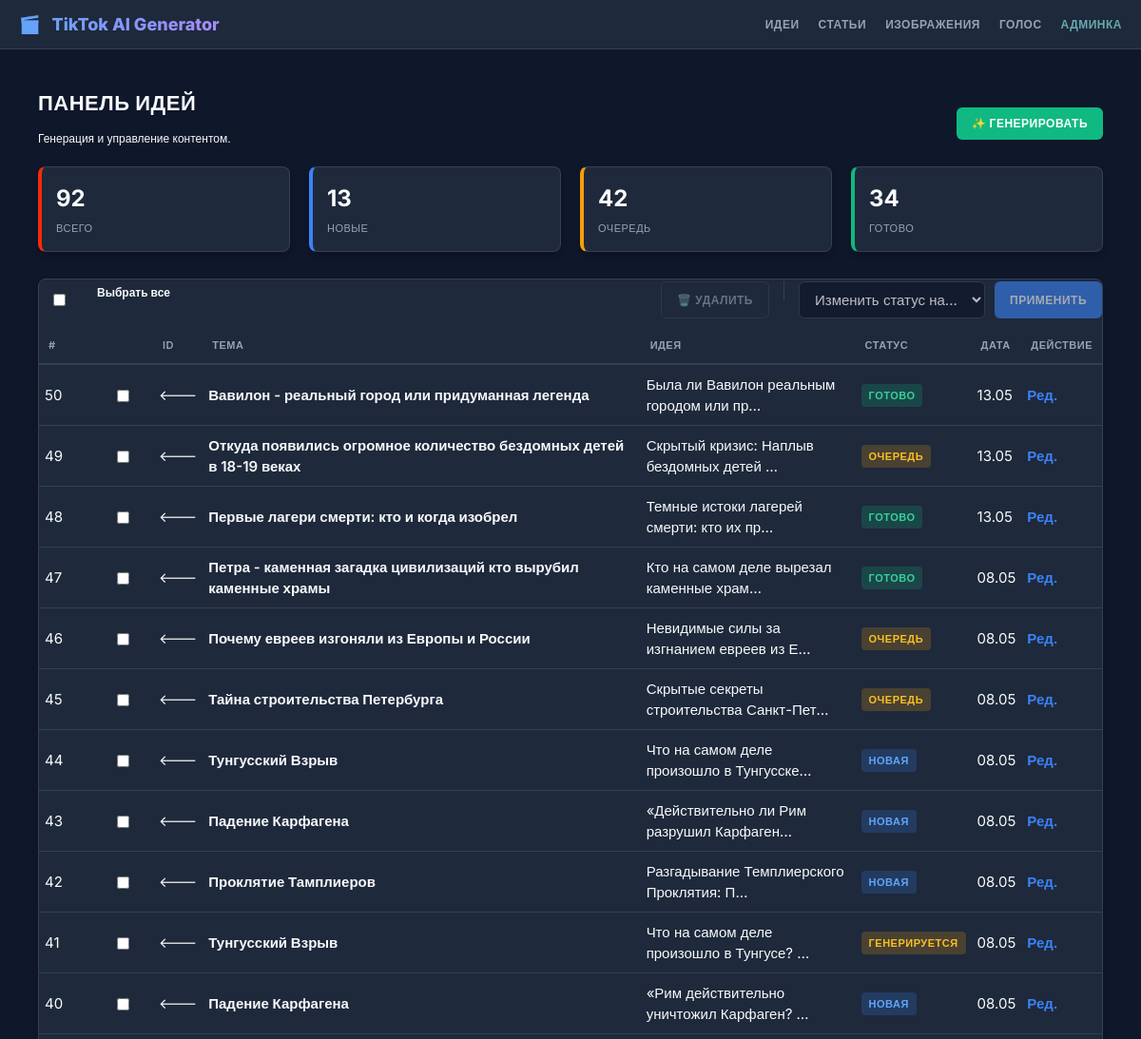
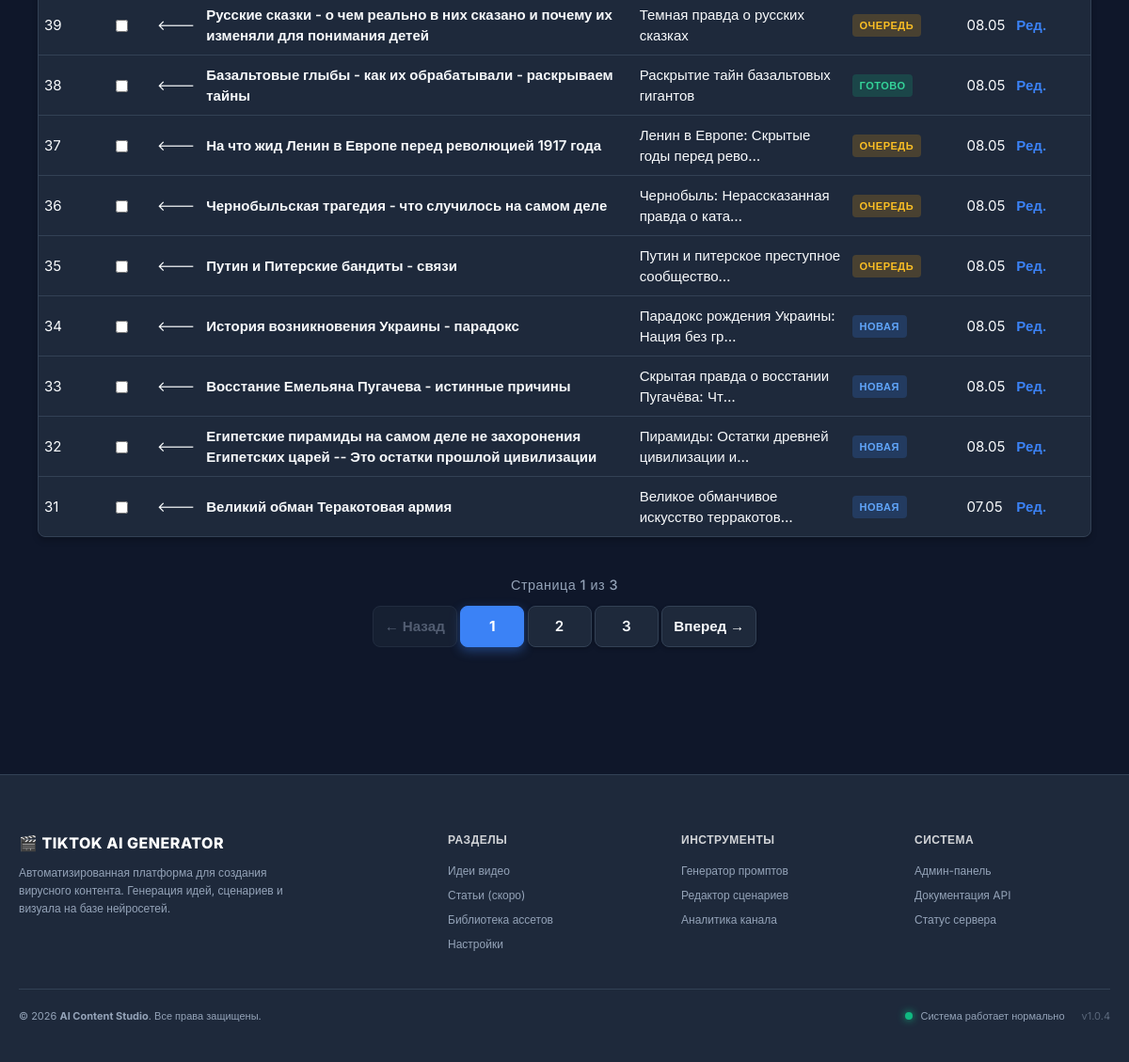
Page /topics/ on the committed database (2 pictures, top to bottom).
### topics/models.py (models this page shows, shortened)
class VideoProject(models.Model):
    STATUS_CHOICES = [
        ('pending', 'В очереди'),
        ('processing', 'Генерируется'),
        ('completed', 'Готово'),
        ('failed', 'Ошибка'),
    ]
    topic = models.CharField("Тема видео", max_length=255)
    angle = models.TextField(
        "Ракурс / Парадокс", help_text="Основная идея или технологический парадокс")
    notes = models.TextField(
        "Заметки / Факты", help_text="Детальные факты, даты, имена, вопросы для исследования")
    status = models.CharField("Статус", max_length=20,
                              choices=STATUS_CHOICES, default='pending')
    output_file = models.FileField(
        "Готовое видео", upload_to='videos/', null=True, blank=True)
    idea_style = models.CharField(
        "Код промпта", max_length=100, null=True, blank=True)
    created_at = models.DateTimeField("Дата создания", auto_now_add=True)
    updated_at = models.DateTimeField("Дата обновления", auto_now=True)
    class Meta:
        verbose_name = "Идея"
        verbose_name_plural = "Идеи"
        ordering = ['-created_at']

### topics/views.py (the view, shortened to what this page needs)
# urls.py: path('', views.article_dashboard, name='dashboard'),
def dashboard(request):
    stats = {
        'total': VideoProject.objects.count(),
        'new': VideoProject.objects.filter(status='new').count(),
        'pending': VideoProject.objects.filter(status='pending').count(),
        'done': VideoProject.objects.filter(status='completed').count(),
    }
    ideas = VideoProject.objects.all().order_by('-created_at')[:50]
    page_number = request.GET.get('page', 1)
    paginator = Paginator(ideas, 20)
    try:
        ideas_page = paginator.page(page_number)
    except PageNotAnInteger:
        ideas_page = paginator.page(1)
    except EmptyPage:
        ideas_page = paginator.page(paginator.num_pages)
    total_count = ideas.count()  # Общее количество идей
    per_page = 20                # Количество на странице
    start_num = total_count - ((ideas_page.number - 1) * per_page)
    count_on_page = len(ideas_page.object_list)
    end_num = start_num - count_on_page + 1
    if total_count == 0:
        start_num = 0
        end_num = 0
    row_numbers = range(start_num, end_num - 1, -1)
    ideas_with_numbers = zip(ideas_page.object_list, row_numbers)
    context = {
        'stats': stats,
        'ideas_with_numbers': ideas_with_numbers,
        'page_obj': ideas_page,
        'total_count': total_count,
        'start_num': start_num,
        'end_num': end_num,
    }
    return render(request, 'topics/dashboard.html', context)

### templates/topics/dashboard.html (shortened to what this page needs)
{% extends 'base.html' %}
{% block content %}
<div class="flex flex-between mb-2">
    <div>
        <h1>Панель идей</h1>
        <p class="text-muted">Генерация и управление контентом.</p>
    </div>
    <a href="{% url 'topics:generate' %}" class="btn btn-success">✨ Генерировать</a>
</div>
<div class="flex mb-2">
    <div class="card stat-card red">
        <span class="stat-value">{{ stats.total }}</span>
        <span class="stat-label">Всего</span>
    </div>
    <div class="card stat-card blue">
        <span class="stat-value">{{ stats.new }}</span>
        <span class="stat-label">Новые</span>
    </div>
    <div class="card stat-card orange">
        <span class="stat-value">{{ stats.pending }}</span>
        <span class="stat-label">Очередь</span>
    </div>
    <div class="card stat-card green">
        <span class="stat-value">{{ stats.done }}</span>
        <span class="stat-label">Готово</span>
    </div>
</div>
<form method="post" id="bulk-action-form">
    <div class="card" style="padding: 0;">
        <div class="flex flex-between mb-2">
            <div class="flex items-center">
                <input type="checkbox" id="select-all" class="form-control checkbox-fix">
                <label for="select-all" class="text-bold ml-1">Выбрать все</label>
            </div>
            <div class="flex items-center gap-2">
                <button type="submit" name="action" value="delete_selected" id="btn-delete" class="btn btn-outline" disabled onclick="return confirm('Вы уверены? Это действие нельзя отменить.');">
                    🗑️ Удалить
                </button>
                <select name="new_status" id="status-select" class="form-control" style="width: auto; min-width: 150px;" disabled>
                    <option value="" selected disabled>Изменить статус на...</option>
                </select>
                <button type="submit" name="action" value="change_status" id="btn-status" class="btn btn-primary" disabled>
                    Применить
                </button>
            </div>
        </div>
        <table class="table">
            <thead>
                <tr>
                    <th style="width: 40px;">#</th>
                    <th style="width: 40px;"></th>
                    <th>ID</th>
                    <th>Тема</th>
                    <th>Идея</th>
                    <th>Статус</th>
                    <th>Дата</th>
                    <th>Действие</th>
                </tr>
            </thead>
            <tbody>
                {% for idea, row_num in ideas_with_numbers %}
                <tr class="idea-row">
                    <td class="text-muted">{{ row_num }}</td>
                    <td style="text-align: center;">
                        <input type="checkbox" name="selected_ideas" value="{{ idea.id }}" class="idea-checkbox form-control">
                    </td>
                    <td class="text-muted"><---</td>
                    <td class="text-bold">{{ idea.topic }}</td>
                    <td>{{ idea.angle|truncatechars:40 }}</td>
                    <td>
                        {% if idea.status == 'new' %}
                            <span class="badge badge-new">Новая</span>
                        {% elif idea.status == 'pending' %}
                            <span class="badge badge-work">Очередь</span>
                        {% elif idea.status == 'processing' %}
                            <span class="badge badge-work">Генерируется</span>
                        {% elif idea.status == 'completed' %}
                            <span class="badge badge-done">Готово</span>
                        {% elif idea.status == 'failed' %}
                            <span class="badge" style="background: rgba(239, 68, 68, 0.2); color: #f87171;">Ошибка</span>
                        {% else %}
                            <span class="text-muted">{{ idea.status }}</span>
                        {% endif %}
                    </td>
                    <td class="text-muted">{{ idea.created_at|date:"d.m" }}</td>
                    <td><a href="{% url 'topics:project_edit' idea.id %}" class="text-bold" style="color: var(--accent-blue);">Ред.</a></td>
                </tr>
                {% empty %}
                <tr><td colspan="8" class="text-muted" style="text-align: center;">Список пуст</td></tr>
                {% endfor %}
            </tbody>
        </table>
    </div>
</form>
{% include 'topics/includes/pagination.html' %}
{% endblock %}

### static/css/style.css (style rules this page uses)
label { display: block; margin-bottom: 5px; font-weight: 500; }
input[type="radio"], input[type="checkbox"] { width: auto; height: auto; margin-right: 8px; vertical-align: middle; }
input[type="text"], input[type="number"], input[type="email"], textarea, select { width: 100%; box-sizing: border-box; }
:root { --bg-dark: #0f172a; --bg-card: #1e293b; --text-main: #f8fafc; --text-muted: #94a3b8; --accent-blue: #3b82f6; --accent-green: #10b981; --accent-orange: #f59e0b; --accent-red: #f52a0b; --border-color: #334155; --progress-status: #67aaaf; }
body { font-family: 'Inter', sans-serif; background-color: var(--bg-dark); color: var(--text-main); margin: 0; padding: 0; line-height: 1.5; font-size: 12px; }
a { text-decoration: none; transition: color 0.2s; }
.card { background-color: var(--bg-card); border: 1px solid var(--border-color); border-radius: 8px; padding: 20px; margin-bottom: 20px; box-shadow: 0 4px 6px rgba(0, 0, 0, 0.2); }
h1 { font-size: 22px; font-weight: 700; margin: 0 0 8px 0; text-transform: uppercase; letter-spacing: 0.5px; }
.text-bold { font-weight: 700; }
.form-control { width: 100%; padding: 8px 12px; background: #0f172a; border: 1px solid var(--border-color); color: #fff; border-radius: 6px; font-size: 15px; box-sizing: border-box; font-family: inherit; }
.btn { display: inline-block; padding: 8px 16px; border-radius: 6px; font-weight: 700; font-size: 12px; text-transform: uppercase; cursor: pointer; border: none; text-align: center; letter-spacing: 0.5px; width: fit-content; }
.btn-primary { background-color: var(--accent-blue); color: #fff; }
.btn-success { background-color: var(--accent-green); color: #fff; }
.btn-outline { background: transparent; border: 1px solid var(--border-color); color: var(--text-muted); }
.table { width: 100%; border-collapse: collapse; }
.table th { text-align: left; padding: 10px; color: var(--text-muted); font-weight: 600; border-bottom: 2px solid var(--border-color); text-transform: uppercase; font-size: 11px; letter-spacing: 0.5px; }
.table td { padding: 10px 6px 8px; border-bottom: 1px solid var(--border-color); color: var(--text-main); font-size: 15px; }
.table tr:last-child td { border-bottom: none; }
.badge { padding: 4px 8px; border-radius: 4px; font-weight: 700; font-size: 11px; text-transform: uppercase; display: inline-block; letter-spacing: 0.5px; }
.badge-new { background: rgba(59, 130, 246, 0.2); color: #60a5fa; }
.badge-done { background: rgba(16, 185, 129, 0.2); color: #34d399; }
.badge-work { background: rgba(245, 158, 11, 0.2); color: #fbbf24; }
.flex { display: flex; gap: 20px; }
.flex-between { justify-content: space-between; align-items: center; }
.mb-2 { margin-bottom: 16px; }
.stat-card { flex: 1; padding: 15px; border-left-width: 4px; border-left-style: solid; }
.stat-card.blue { border-left-color: var(--accent-blue); }
.stat-card.orange { border-left-color: var(--accent-orange); }
.stat-card.green { border-left-color: var(--accent-green); }
.stat-card.red { border-left-color: var(--accent-red); }
.stat-value { font-size: 24px; font-weight: 700; display: block; margin-bottom: 4px; }
.stat-label { color: var(--text-muted); text-transform: uppercase; font-size: 11px; letter-spacing: 0.5px; }
.btn:disabled { opacity: 0.6; cursor: not-allowed; transform: none !important; }
.ml-1 { margin: 5px; }
.checkbox-fix { width: auto !important; height: 16px; margin: 15px; cursor: pointer; }
.mb-2 { margin-bottom: 0.5rem !important; }
.flex { display: flex; }
.gap-2 { gap: 10px; }
.text-bold { font-weight: 600; }
.mb-2 { margin-bottom: 10px; }
.flex-between { justify-content: space-between; }

### static/css/videoeditor/video_dashboard_style.css (style rules this page uses)
body { overflow-x: hidden; }

### rows in the picture
VideoProject: row_num "50", topic "Вавилон - реальный город или придуманная легенда", angle "Была ли Вавилон реальным городом или пр…", status "ГОТОВО", created_at "13.05"
VideoProject: row_num "49", topic "Откуда появились огромное количество бездомных детей в 18-19 веках", angle "Скрытый кризис: Наплыв бездомных детей …", status "ОЧЕРЕДЬ", created_at "13.05"
VideoProject: row_num "48", topic "Первые лагери смерти: кто и когда изобрел", angle "Темные истоки лагерей смерти: кто их пр…", status "ГОТОВО", created_at "13.05"
VideoProject: row_num "47", topic "Петра - каменная загадка цивилизаций кто вырубил каменные храмы", angle "Кто на самом деле вырезал каменные храм…", status "ГОТОВО", created_at "08.05"
VideoProject: row_num "46", topic "Почему евреев изгоняли из Европы и России", angle "Невидимые силы за изгнанием евреев из Е…", status "ОЧЕРЕДЬ", created_at "08.05"
VideoProject: row_num "45", topic "Тайна строительства Петербурга", angle "Скрытые секреты строительства Санкт-Пет…", status "ОЧЕРЕДЬ", created_at "08.05"
VideoProject: row_num "44", topic "Тунгусский Взрыв", angle "Что на самом деле произошло в Тунгусске…", status "НОВАЯ", created_at "08.05"
VideoProject: row_num "43", topic "Падение Карфагена", angle "«Действительно ли Рим разрушил Карфаген…", status "НОВАЯ", created_at "08.05"
VideoProject: row_num "42", topic "Проклятие Тамплиеров", angle "Разгадывание Темплиерского Проклятия: П…", status "НОВАЯ", created_at "08.05"
VideoProject: row_num "41", topic "Тунгусский Взрыв", angle "Что на самом деле произошло в Тунгусе? …", status "ГЕНЕРИРУЕТСЯ", created_at "08.05"
VideoProject: row_num "40", topic "Падение Карфагена", angle "«Рим действительно уничтожил Карфаген? …", status "НОВАЯ", created_at "08.05"
VideoProject: row_num "39", topic "Русские сказки - о чем реально в них сказано и почему их изменяли для понимания детей", angle "Темная правда о русских сказках", status "ОЧЕРЕДЬ", created_at "08.05"
VideoProject: row_num "38", topic "Базальтовые глыбы - как их обрабатывали - раскрываем тайны", angle "Раскрытие тайн базальтовых гигантов", status "ГОТОВО", created_at "08.05"
VideoProject: row_num "37", topic "На что жид Ленин в Европе перед революцией 1917 года", angle "Ленин в Европе: Скрытые годы перед рево…", status "ОЧЕРЕДЬ", created_at "08.05"
VideoProject: row_num "36", topic "Чернобыльская трагедия - что случилось на самом деле", angle "Чернобыль: Нерассказанная правда о ката…", status "ОЧЕРЕДЬ", created_at "08.05"
VideoProject: row_num "35", topic "Путин и Питерские бандиты - связи", angle "Путин и питерское преступное сообщество…", status "ОЧЕРЕДЬ", created_at "08.05"
VideoProject: row_num "34", topic "История возникновения Украины - парадокс", angle "Парадокс рождения Украины: Нация без гр…", status "НОВАЯ", created_at "08.05"
VideoProject: row_num "33", topic "Восстание Емельяна Пугачева - истинные причины", angle "Скрытая правда о восстании Пугачёва: Чт…", status "НОВАЯ", created_at "08.05"
VideoProject: row_num "32", topic "Египетские пирамиды на самом деле не захоронения Египетских царей -- Это остатки прошлой цивилизации", angle "Пирамиды: Остатки древней цивилизации и…", status "НОВАЯ", created_at "08.05"
VideoProject: row_num "31", topic "Великий обман Теракотовая армия", angle "Великое обманчивое искусство терракотов…", status "НОВАЯ", created_at "07.05"

### other values in the picture
{{ stats.total }} "92"
{{ stats.new }} "13"
{{ stats.pending }} "42"
{{ stats.done }} "34"
{{ page_obj.number }} "1"
{{ page_obj.paginator.num_pages }} "3"
{{ num }} "1"
{{ num }} "2" "3"
